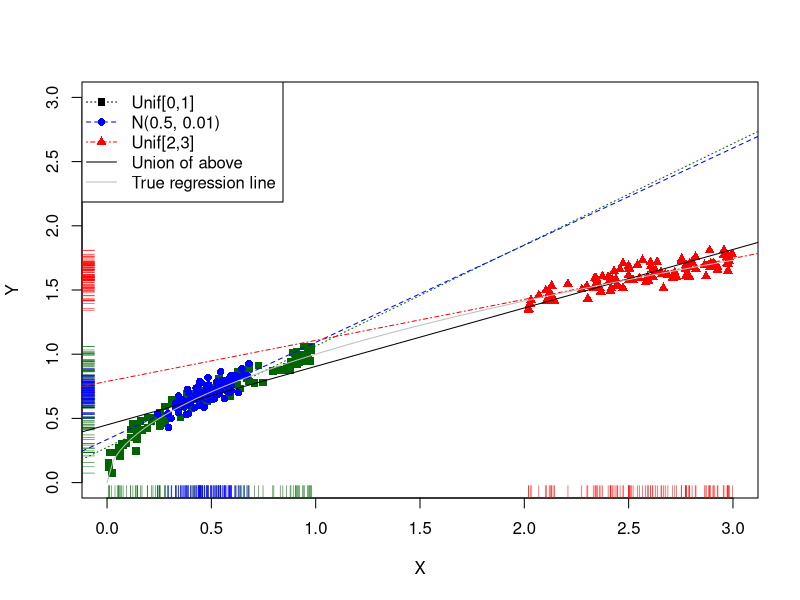
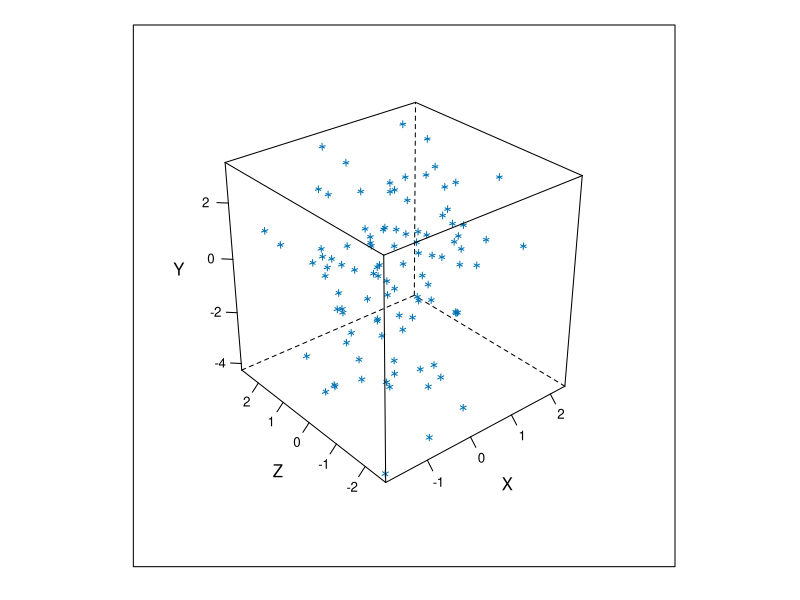
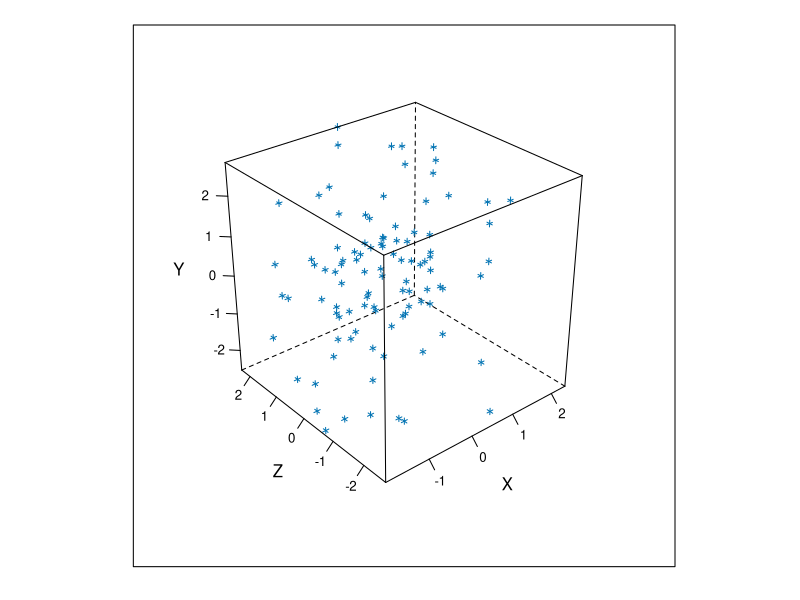
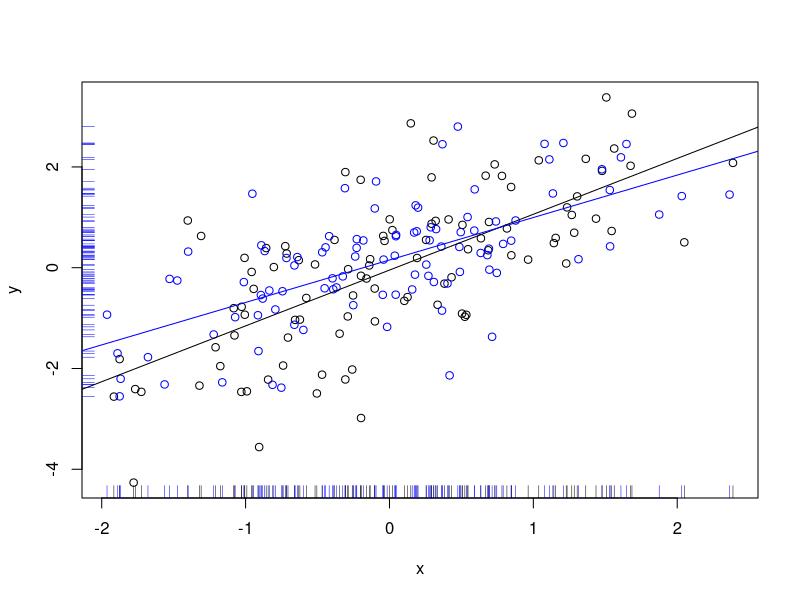
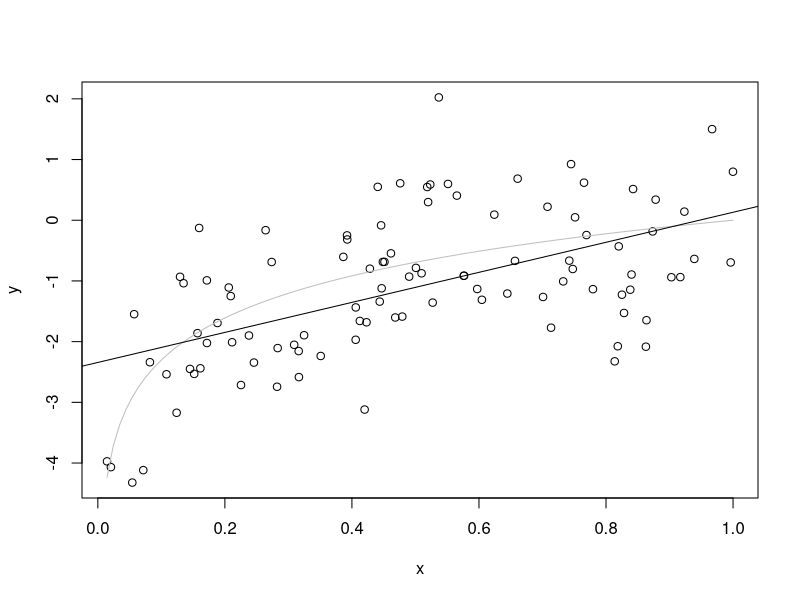

Here is the R script that generated these plots, in order:
## ----include=FALSE------------------------------------------------------------
##### _Advanced Data Analysis from an Elementary Point of View_ #####
# R code for the chapter "The Truth about Linear Regression"
# Please do not re-distribute or use without attribution
# http://www.stat.cmu.edu/~cshalizi/ADAfaEPoV/




## ----slope-varies-with-distribution, echo=FALSE-------------------------------
# Create three distributions for X
x1 <- runif(100)
x2 <- rnorm(100,0.5,0.1)
x3 <- runif(100,2,3)
# Create matching Y variables from the same (nonlinear) model
y1 <- sqrt(x1) + rnorm(length(x1),0,0.05)
y2 <- sqrt(x2) + rnorm(length(x2),0,0.05)
y3 <- sqrt(x3) + rnorm(length(x3),0,0.05)
# Plot the first set of (X,Y) points, making sure the plotting region is big
  # enough for all the later ones
plot(x1,y1,xlim=c(0,3),ylim=c(0,3), xlab="X", ylab="Y", col="darkgreen", pch=15)
# Rugs for the those points, to indicate the marginal distribution
rug(x1,side=1, col="darkgreen")
rug(y1,side=2, col="darkgreen")
# Add the second set of points in a different color and plotting symbol
points(x2,y2,pch=16,col="blue")
rug(x2,side=1,col="blue")
rug(y2,side=2,col="blue")
# And the third
points(x3,y3,pch=17,col="red")
rug(x3,side=1,col="red")
rug(y3,side=2,col="red")
# Fit the regression lines and add them, in matching colors, with different
  # line styles
lm1 <- lm(y1 ~ x1)
lm2 <- lm(y2 ~ x2)
lm3 <- lm(y3 ~ x3)
abline(lm1, col="darkgreen", lty="dotted")
abline(lm2, col="blue", lty="dashed")
abline(lm3, col="red", lty="dotdash")
# Combine the data, fit an over-all regression line
x.all<-c(x1,x2,x3)
y.all<-c(y1,y2,y3)
lm.all <- lm(y.all~x.all)
abline(lm.all,lty="solid")
# Finally, the true regression curve.
curve(sqrt(x),col="grey",add=TRUE)
legend("topleft", legend=c("Unif[0,1]", "N(0.5, 0.01)", "Unif[2,3]",
                           "Union of above", "True regression line"),
       col=c("black", "blue", "red", "black", "grey"), pch=c(15,16,17, NA, NA),
       lty=c("dotted", "dashed", "dotdash", "solid", "solid"))




## ----scatterplot-for-omitted-variables, echo=FALSE, out.width="0.5\\textwidth"----
# Make the 3D plot to show omitted variable bias
library(lattice)
library(MASS)  # for multivariate normal generator

# Make correlated normal variables X and Z
x.z = mvrnorm(100, c(0,0), matrix(c(1,0.1,0.1,1), nrow=2))
# Y = X+Z + small noise
y = x.z[,1] + x.z[,2] + rnorm(100, 0, 0.1)
# 3D scatterplot, with tick-marks on axes rather than just arrows
cloud(y~x.z[,1]*x.z[,2], xlab="X", ylab="Z", zlab="Y",
      scales=list(arrows=FALSE), col.point="black")



## ----scatterplot-for-omitted-variables-post-shift, echo=FALSE, out.width="0.5\\textwidth"----
# Continuation of previous example
# Change the correlation between X and Z to -0.1 instead of +0.1
new.x.z = mvrnorm(100,c(0,0),matrix(c(1,-0.1,-0.1,1),nrow=2))
new.y = new.x.z[,1] + new.x.z[,2] + rnorm(100,0,0.1)
cloud(new.y~new.x.z[,1]*new.x.z[,2], xlab="X", ylab="Z", zlab="Y",
      scales=list(arrows=FALSE))



## ----y-on-x-with-z-shifted, echo=FALSE, out.width="0.5\\textwidth"------------
# Continuity of previous example
# Now omit Z and plot
  # Make sure the range encompasses both data sets!
plot(x.z[,1], y, xlab="x",
     xlim=range(c(x.z[,1],new.x.z[,1])), ylim=range(c(y,new.y)))
rug(x.z[,1],side=1)
###axis(y,side=2)
points(new.x.z[,1],new.y,col="blue")
rug(new.x.z[,1],side=1,col="blue")
rug(new.y,side=2,col="blue")
# ... and regress
old.lm = lm(y ~ x.z[,1])
new.lm = lm(new.y ~ new.x.z[,1])
abline(old.lm)
abline(new.lm,col="blue")


## ----log-regression-curve-and-scatter, echo=FALSE-----------------------------
x <- runif(100)
y <- rnorm(100,mean=log(x),sd=1)
plot(y~x)
curve(log(x),add=TRUE,col="grey")
abline(lm(y~x))

## ----eval=FALSE---------------------------------------------------------------
## x <- runif(100)
## y <- rnorm(100,mean=log(x),sd=1)
## plot(y~x)
## curve(log(x),add=TRUE,col="grey")
## abline(lm(y~x))

